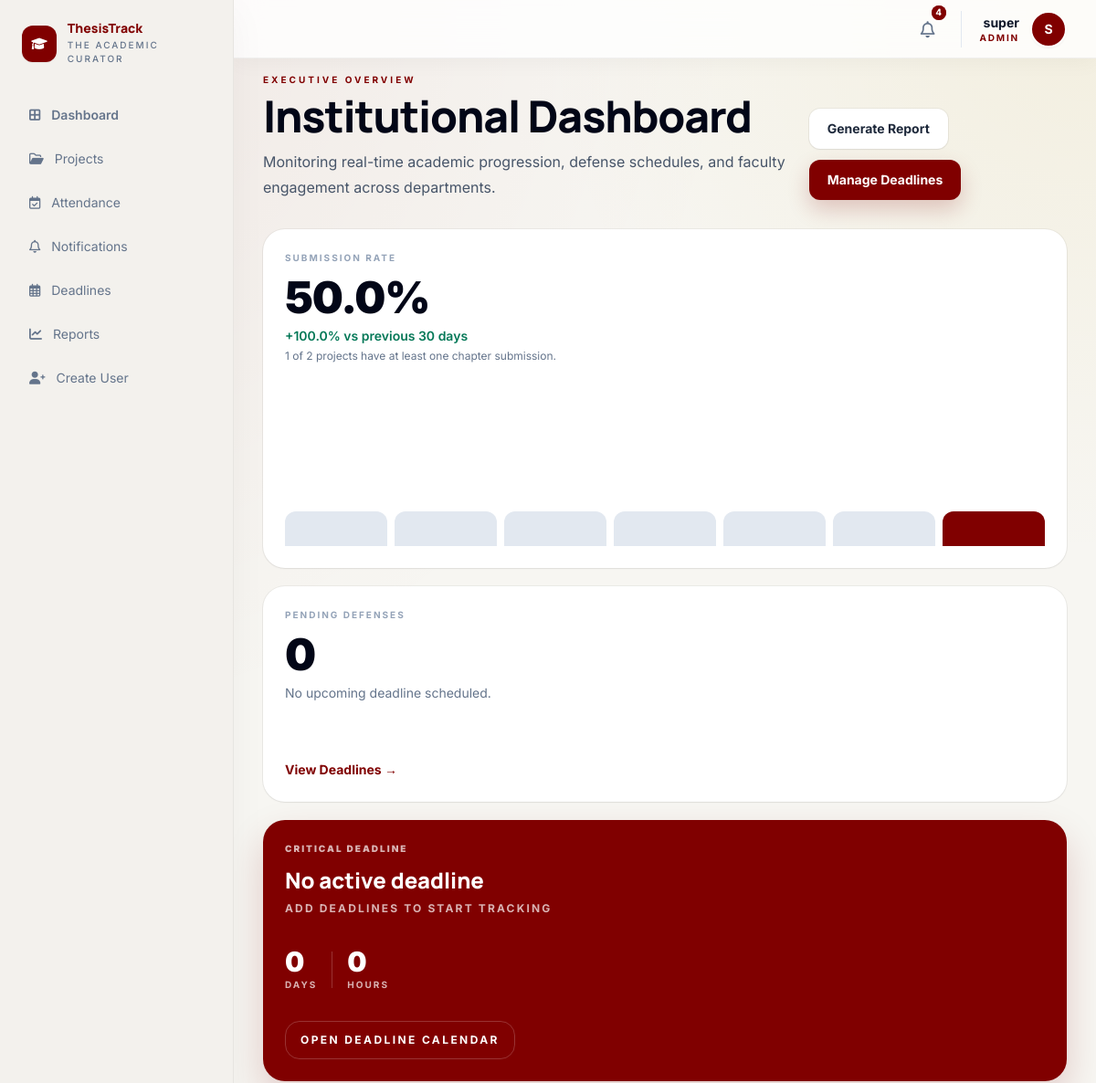
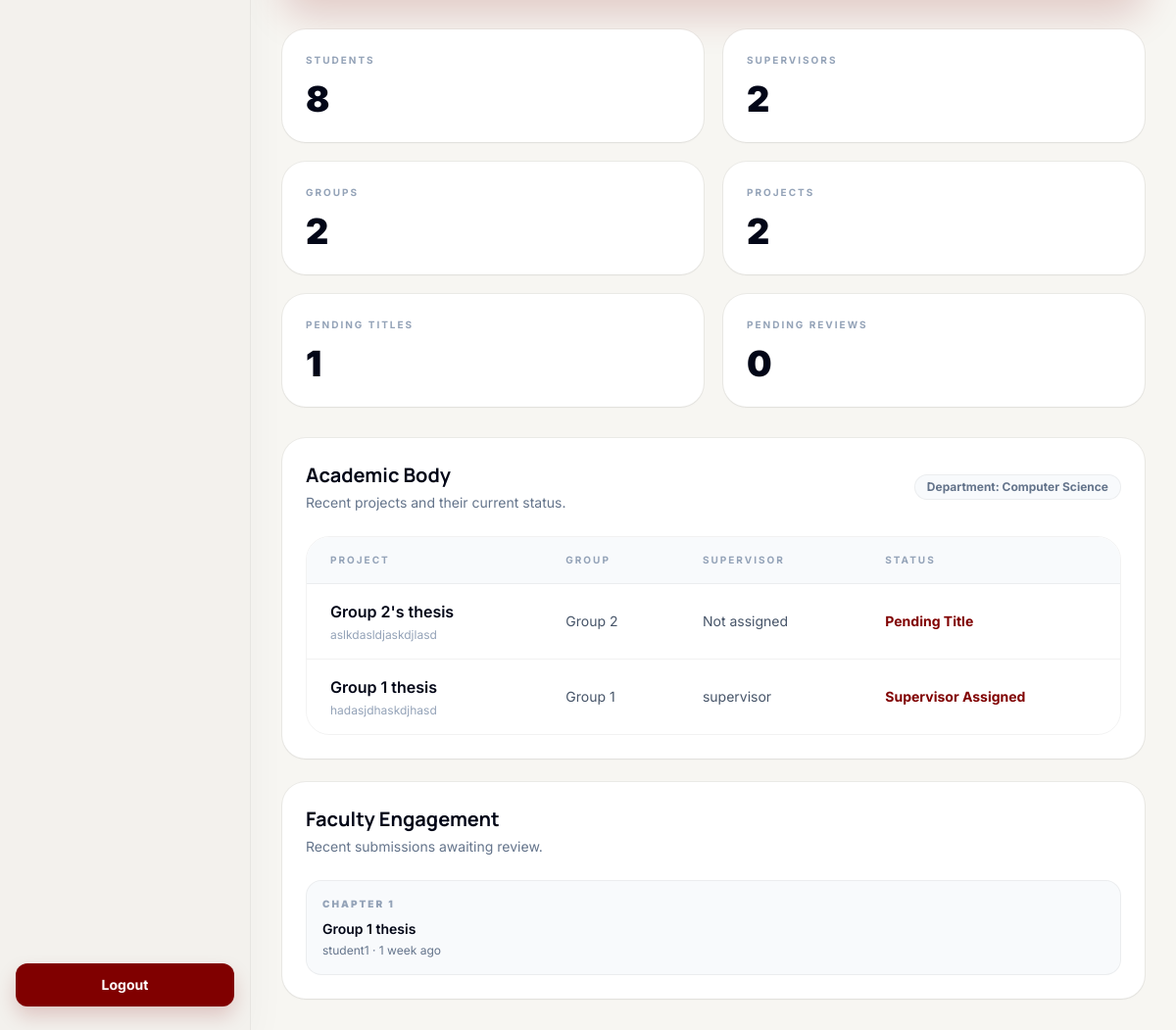
/administrator/ (signed in), run on an earlier commit of the app's database (2 pictures, top to bottom).
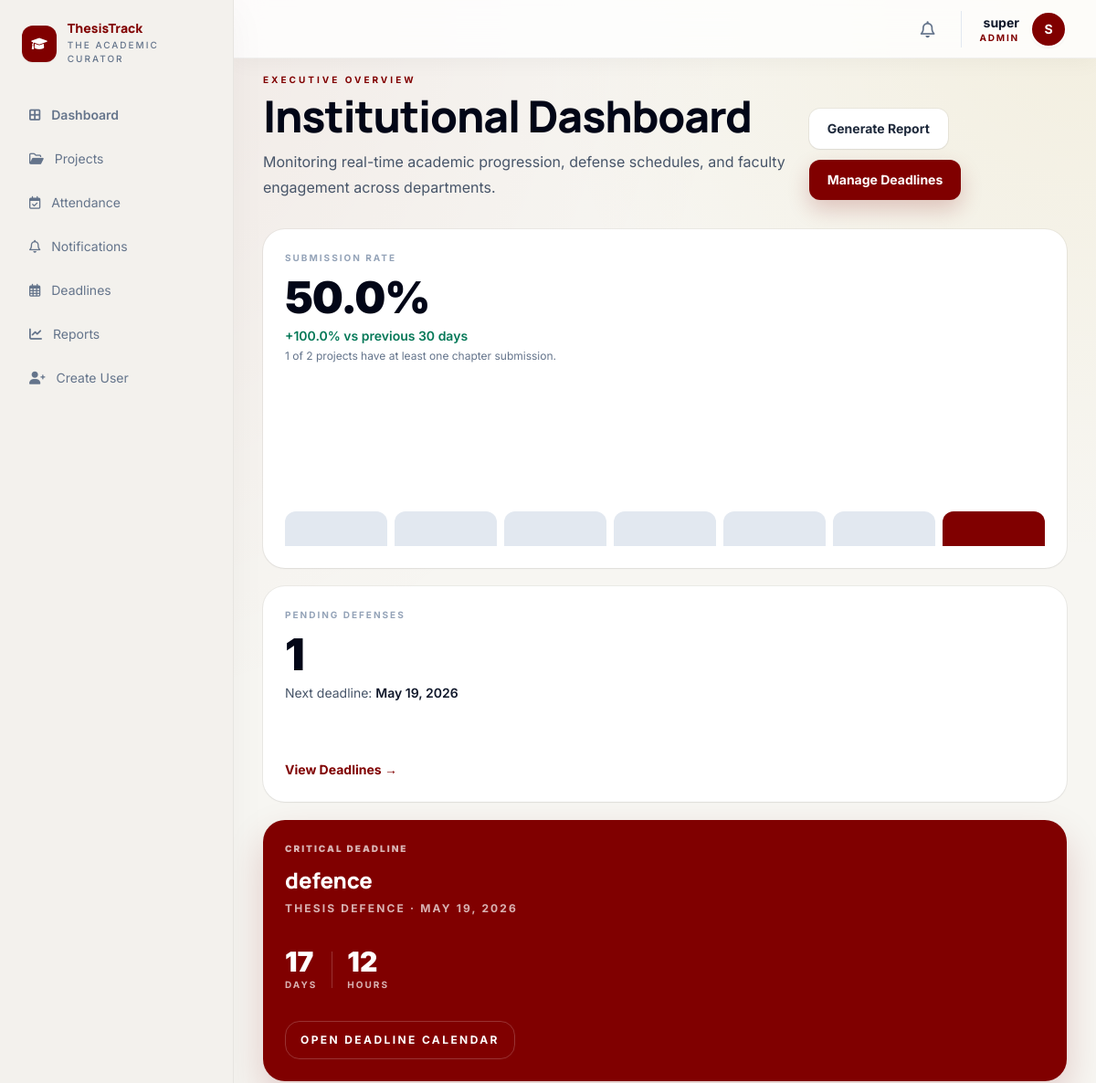
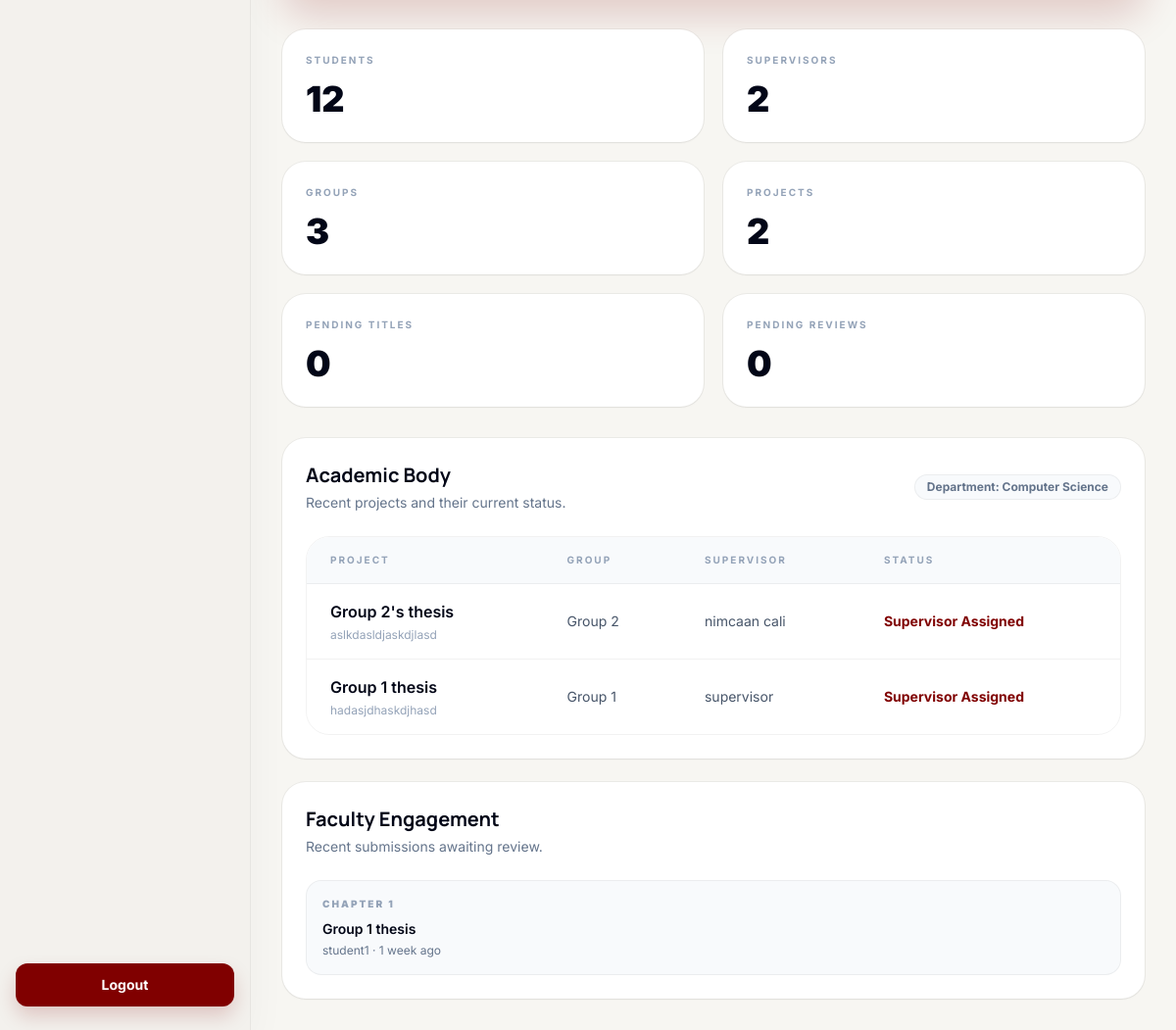
And on a later commit of the database (2 pictures, top to bottom).
### projects/models.py (models this page shows, shortened)
class Project(models.Model):
	PENDING_TITLE = 'PENDING_TITLE'
	TITLE_APPROVED = 'TITLE_APPROVED'
	TITLE_REJECTED = 'TITLE_REJECTED'
	SUPERVISOR_ASSIGNED = 'SUPERVISOR_ASSIGNED'
	IN_PROGRESS = 'IN_PROGRESS'
	UNDER_REVIEW = 'UNDER_REVIEW'
	COMPLETED = 'COMPLETED'
	STATUS_CHOICES = [
		(PENDING_TITLE, 'Pending Title'),
		(TITLE_APPROVED, 'Title Approved'),
		(TITLE_REJECTED, 'Title Rejected'),
		(SUPERVISOR_ASSIGNED, 'Supervisor Assigned'),
		(IN_PROGRESS, 'In Progress'),
		(UNDER_REVIEW, 'Under Review'),
		(COMPLETED, 'Completed'),
	]
	group = models.OneToOneField(
		Group,
		on_delete=models.CASCADE,
		related_name='project',
		null=True,
		blank=True,
	)
	title = models.CharField(max_length=255)
	abstract = models.TextField(blank=True)
	status = models.CharField(max_length=25, choices=STATUS_CHOICES, default=PENDING_TITLE)
	supervisor = models.ForeignKey(
		settings.AUTH_USER_MODEL,
		on_delete=models.SET_NULL,
		null=True,
		blank=True,
		related_name='supervised_projects',
	)
	title_approved = models.BooleanField(default=False)
	created_at = models.DateTimeField(auto_now_add=True)
	updated_at = models.DateTimeField(auto_now=True)

class Group(models.Model):
	name = models.CharField(max_length=150, unique=True)
	members = models.ManyToManyField(settings.AUTH_USER_MODEL, related_name='project_groups')
	created_at = models.DateTimeField(auto_now_add=True)

### dashboard/models.py (models this page shows, shortened)
class ThesisDeadline(models.Model):
	TITLE = 'TITLE'
	CHAPTER = 'CHAPTER'
	REVIEW = 'REVIEW'
	DEFENSE = 'DEFENSE'
	DEADLINE_TYPE_CHOICES = [
		(TITLE, 'Thesis Title'),
		(CHAPTER, 'Chapter'),
		(REVIEW, 'Thesis Review'),
		(DEFENSE, 'Thesis Defence'),
	]
	title = models.CharField(max_length=180)
	deadline_type = models.CharField(max_length=20, choices=DEADLINE_TYPE_CHOICES)
	project = models.ForeignKey(
		'projects.Project',
		on_delete=models.CASCADE,
		related_name='thesis_deadlines',
		null=True,
		blank=True,
	)
	due_date = models.DateField()
	description = models.TextField(blank=True)
	created_by = models.ForeignKey(
		settings.AUTH_USER_MODEL,
		on_delete=models.CASCADE,
		related_name='created_thesis_deadlines',
	)
	created_at = models.DateTimeField(auto_now_add=True)
	updated_at = models.DateTimeField(auto_now=True)
	class Meta:
		ordering = ['due_date', 'title']

### accounts/models.py (models this page shows, shortened)
class User(AbstractUser):
	STUDENT = 'STUDENT'
	SUPERVISOR = 'SUPERVISOR'
	ADMIN = 'ADMIN'
	ROLE_CHOICES = [
		(STUDENT, 'Student'),
		(SUPERVISOR, 'Supervisor'),
		(ADMIN, 'Admin'),
	]
	role = models.CharField(max_length=20, choices=ROLE_CHOICES, default=STUDENT)

### dashboard/views.py (the view)
# urls.py: path('administrator/', views.admin_dashboard, name='admin-dashboard'),
@role_required(User.ADMIN)
def admin_dashboard(request):
    total_projects = Project.objects.count()
    submitted_projects = Project.objects.filter(submissions__isnull=False).distinct().count()
    submission_rate = (submitted_projects / total_projects * 100) if total_projects else 0
    today = timezone.localdate()
    window_days = 30
    current_start = today - timedelta(days=window_days - 1)
    previous_start = current_start - timedelta(days=window_days)
    current_period_submissions = Submission.objects.filter(submitted_at__date__gte=current_start).count()
    previous_period_submissions = Submission.objects.filter(
        submitted_at__date__gte=previous_start,
        submitted_at__date__lt=current_start,
    ).count()
    if previous_period_submissions == 0:
        submission_rate_change = 100 if current_period_submissions > 0 else 0
    else:
        submission_rate_change = ((current_period_submissions - previous_period_submissions) / previous_period_submissions) * 100
    trend_days = []
    for offset in range(6, -1, -1):
        day = today - timedelta(days=offset)
        trend_days.append(
            {
                'day': day,
                'count': Submission.objects.filter(submitted_at__date=day).count(),
            }
        )
    max_count = max((item['count'] for item in trend_days), default=0)
    for item in trend_days:
        if max_count == 0:
            item['height'] = 24
        else:
            item['height'] = max(24, round((item['count'] / max_count) * 100))
    stats = {
        'students': User.objects.filter(role=User.STUDENT).count(),
        'supervisors': User.objects.filter(role=User.SUPERVISOR).count(),
        'groups': Group.objects.count(),
        'projects': total_projects,
        'pending_titles': Project.objects.filter(title_approved=False).count(),
        'pending_reviews': Submission.objects.filter(status=Submission.PENDING).count(),
    }
    recent_projects = (
        Project.objects.select_related('group', 'supervisor')
        .order_by('-updated_at')[:4]
    )
    recent_submissions = (
        Submission.objects.select_related('project', 'chapter', 'uploaded_by')
        .order_by('-submitted_at')[:5]
    )
    pending_defenses = ThesisDeadline.objects.filter(
        deadline_type=ThesisDeadline.DEFENSE,
        due_date__gte=today,
    ).count()
    next_deadline = (
        ThesisDeadline.objects
        .filter(due_date__gte=timezone.localdate())
        .order_by('due_date')
        .first()
    )
    critical_deadline_days = 0
    critical_deadline_hours = 0
    if next_deadline:
        due_end_of_day = datetime.combine(next_deadline.due_date, datetime.max.time().replace(microsecond=0))
        due_end_of_day = timezone.make_aware(due_end_of_day, timezone.get_current_timezone())
        remaining = due_end_of_day - timezone.now()
        if remaining.total_seconds() > 0:
            critical_deadline_days = remaining.days
            critical_deadline_hours = remaining.seconds // 3600
    return render(
        request,
        'dashboard/admin_dashboard.html',
        {
            'stats': stats,
            'recent_projects': recent_projects,
            'recent_submissions': recent_submissions,
            'submission_rate': submission_rate,
            'submission_rate_change': submission_rate_change,
            'submitted_projects': submitted_projects,
            'submission_trend_days': trend_days,
            'pending_defenses': pending_defenses,
            'next_deadline': next_deadline,
            'critical_deadline_days': critical_deadline_days,
            'critical_deadline_hours': critical_deadline_hours,
        },
    )

### core/context_processors.py (called while the page is built)
def unread_notifications_count(request):
    if not request.user.is_authenticated:
        return {'unread_notifications_count': 0}
    count = Notification.objects.filter(user=request.user, is_read=False).count()
    return {'unread_notifications_count': count}

def recent_notifications(request):
    if not request.user.is_authenticated:
        return {'recent_notifications': []}
    notifications = Notification.objects.filter(user=request.user).order_by('-created_at')[:5]
    return {'recent_notifications': notifications}

### dashboard/templates/dashboard/admin_dashboard.html (shortened to what the changed rows need)
{% extends 'core/base.html' %}
{% block content %}
<div class="mx-auto max-w-7xl space-y-8">
    <section class="flex flex-col gap-6 lg:flex-row lg:items-end lg:justify-between">
        <div class="max-w-3xl">
            <h1 class="text-5xl font-black tracking-tight text-slate-950">Institutional Dashboard</h1>
        </div>
    </section>
    <section class="grid gap-5 xl:grid-cols-[1.5fr_0.85fr_0.85fr]">
        <article class="rounded-3xl bg-white p-6 shadow-sm ring-1 ring-black/5">
            <p class="text-[10px] font-bold uppercase tracking-[0.2em] text-slate-400">Pending Defenses</p>
            <p class="mt-3 text-5xl font-black tracking-tight text-slate-950">{{ pending_defenses }}</p>
            {% if next_deadline %}
                <p class="mt-2 text-sm text-slate-600">Next deadline: <span class="font-semibold text-slate-900">{{ next_deadline.due_date|date:'M d, Y' }}</span></p>
            {% else %}
                <p class="mt-2 text-sm text-slate-500">No upcoming deadline scheduled.</p>
            {% endif %}
            <a href="{% url 'dashboard:deadlines-calendar' %}" class="mt-16 inline-flex text-sm font-bold text-[#800000] hover:underline">View Deadlines →</a>
        </article>
        <article class="rounded-3xl bg-[#800000] p-6 text-white shadow-[0_18px_40px_rgba(128,0,0,0.18)]">
            <p class="text-[10px] font-black uppercase tracking-[0.2em] text-white/70">Critical Deadline</p>
            <h2 class="mt-3 text-2xl font-black leading-tight">{% if next_deadline %}{{ next_deadline.title }}{% else %}No active deadline{% endif %}</h2>
            <p class="mt-2 text-xs font-bold uppercase tracking-[0.18em] text-white/70">{% if next_deadline %}{{ next_deadline.get_deadline_type_display }} · {{ next_deadline.due_date|date:'M d, Y' }}{% else %}Add deadlines to start tracking{% endif %}</p>
            <div class="mt-8 flex items-end gap-4">
                <div>
                    <p class="text-3xl font-black">{{ critical_deadline_days }}</p>
                    <p class="text-[10px] font-bold uppercase tracking-[0.2em] text-white/70">Days</p>
                </div>
                <div>
                    <p class="text-3xl font-black">{{ critical_deadline_hours }}</p>
                    <p class="text-[10px] font-bold uppercase tracking-[0.2em] text-white/70">Hours</p>
                </div>
            </div>
            <a href="{% url 'dashboard:deadlines-calendar' %}" class="mt-8 inline-flex rounded-2xl border border-white/20 px-4 py-3 text-xs font-bold uppercase tracking-[0.2em] text-white hover:bg-white/10">
                Open Deadline Calendar
            </a>
        </article>
    </section>
    <section class="grid gap-5 md:grid-cols-2 xl:grid-cols-6">
        <div class="rounded-3xl bg-white p-6 shadow-sm ring-1 ring-black/5">
            <p class="text-[10px] font-bold uppercase tracking-[0.2em] text-slate-400">Students</p>
            <p class="mt-3 text-4xl font-black text-slate-950">{{ stats.students }}</p>
        </div>
        <div class="rounded-3xl bg-white p-6 shadow-sm ring-1 ring-black/5">
            <p class="text-[10px] font-bold uppercase tracking-[0.2em] text-slate-400">Groups</p>
            <p class="mt-3 text-4xl font-black text-slate-950">{{ stats.groups }}</p>
        </div>
        <div class="rounded-3xl bg-white p-6 shadow-sm ring-1 ring-black/5">
            <p class="text-[10px] font-bold uppercase tracking-[0.2em] text-slate-400">Pending Titles</p>
            <p class="mt-3 text-4xl font-black text-slate-950">{{ stats.pending_titles }}</p>
        </div>
    </section>
    <section class="grid gap-6 xl:grid-cols-[1.6fr_0.9fr]">
        <div class="rounded-3xl bg-white p-6 shadow-sm ring-1 ring-black/5">
            <div class="flex items-center justify-between gap-3">
                <div>
                    <h2 class="text-xl font-bold text-slate-950">Academic Body</h2>
                </div>
            </div>
            <div class="mt-6 overflow-hidden rounded-3xl border border-black/5">
                <table class="w-full text-left">
                    <thead>
                        <tr class="bg-slate-50 text-[10px] font-black uppercase tracking-[0.2em] text-slate-400">
                            <th class="px-6 py-4">Project</th>
                            <th class="px-6 py-4">Group</th>
                            <th class="px-6 py-4">Supervisor</th>
                            <th class="px-6 py-4">Status</th>
                        </tr>
                    </thead>
                    <tbody>
                        {% for project in recent_projects %}
                            <tr class="border-t border-black/5 hover:bg-slate-50/70">
                                <td class="px-6 py-4">
                                    <p class="font-semibold text-slate-950">{{ project.title }}</p>
                                    <p class="mt-1 text-xs text-slate-400">{{ project.abstract|default:'No abstract available.'|truncatechars:70 }}</p>
                                </td>
                                <td class="px-6 py-4 text-sm text-slate-600">{% if project.group %}{{ project.group.name }}{% else %}Not assigned{% endif %}</td>
                                <td class="px-6 py-4 text-sm text-slate-600">{% if project.supervisor %}{{ project.supervisor.get_full_name|default:project.supervisor.username }}{% else %}Not assigned{% endif %}</td>
                                <td class="px-6 py-4 text-sm font-bold text-[#800000]">{{ project.get_status_display }}</td>
                            </tr>
                        {% empty %}
                            <tr><td colspan="4" class="px-6 py-12 text-center text-sm text-slate-500">No projects available yet.</td></tr>
                        {% endfor %}
                    </tbody>
                </table>
            </div>
        </div>
        <div class="rounded-3xl bg-white p-6 shadow-sm ring-1 ring-black/5">
            <div class="flex items-center justify-between gap-3">
                <div>
                    <h2 class="text-xl font-bold text-slate-950">Faculty Engagement</h2>
                </div>
            </div>
        </div>
    </section>
</div>
{% endblock %}

### core/templates/core/base.html (shortened to what this page needs)
<!DOCTYPE html>
<html lang="en">
<head>
    <script src="https://cdn.tailwindcss.com?plugins=forms,container-queries"></script>
    <link rel="stylesheet" href="https://cdnjs.cloudflare.com/ajax/libs/font-awesome/6.0.0/css/all.min.css">
</head>
<body class="text-slate-900 antialiased">
    <div class="min-h-screen">
        {% if user.is_authenticated %}
            {% include 'core/_sidebar.html' %}
            <header class="fixed top-0 right-0 left-64 z-40 h-16 border-b border-black/5 bg-white/80 glass-nav shadow-[0_4px_24px_rgba(26,28,28,0.04)]">
                <div class="h-full px-8 flex items-center justify-between gap-6">
                    <div class="flex items-center gap-5">
                        <details class="relative group">
                            <summary class="relative flex cursor-pointer items-center justify-center rounded-full p-2 text-slate-500 transition-colors hover:bg-slate-100 hover:text-[#800000]">
                                <i class="fa-regular fa-bell text-lg"></i>
                                {% if unread_notifications_count > 0 %}
                                    <span class="absolute -top-1 -right-1 flex h-4 w-4">
                                        <span class="relative inline-flex h-4 w-4 items-center justify-center rounded-full bg-[#800000] text-[10px] font-bold text-white">
                                            {{ unread_notifications_count }}
                                        </span>
                                    </span>
                                {% endif %}
                            </summary>
                        </details>
                        <div class="flex items-center gap-3 border-l border-slate-200 pl-5">
                            <div class="text-right leading-tight">
                                <p class="text-sm font-bold text-slate-900">{{ user.get_full_name|default:user.username }}</p>
                                <p class="text-[10px] font-bold uppercase tracking-[0.18em] text-[#800000]">{{ user.role }}</p>
                            </div>
                            <div class="flex h-10 w-10 items-center justify-center rounded-full border-2 border-white bg-[#800000] text-sm font-bold text-white shadow-sm">
                                {{ user.username|first|upper }}
                            </div>
                        </div>
                    </div>
                </div>
            </header>
        {% endif %}
        <main class="{% if user.is_authenticated %}ml-64 min-h-screen pt-20 px-8 pb-8{% else %}min-h-screen{% endif %}">
            {% block content %}{% endblock %}
        </main>
    </div>
</body>
</html>

What changed in the data, as far as the page shows it:
added ThesisDeadline: due_date "May 19, 2026", title "defence", deadline_type "THESIS DEFENCE", due_date "MAY 19, 2026"
changed Project "Group 2's thesis": supervisor.get_full_name (not shown) → "nimcaan cali"; status "Pending Title" → "Supervisor Assigned"; no longer shows "Not assigned"
Also different on the page:
{{ pending_defenses }}: "0" → "1"
{{ critical_deadline_days }}: "0" → "17"
{{ critical_deadline_hours }}: "0" → "12"
{{ stats.students }}: "8" → "12"
{{ stats.groups }}: "2" → "3"
{{ stats.pending_titles }}: "1" → "0"
{{ unread_notifications_count }}: "4" → (not shown)
text no longer shown: "No upcoming deadline scheduled. No active deadline ADD DEADLINES TO START TRACKING"
text now shown: "Next deadline: ·"
